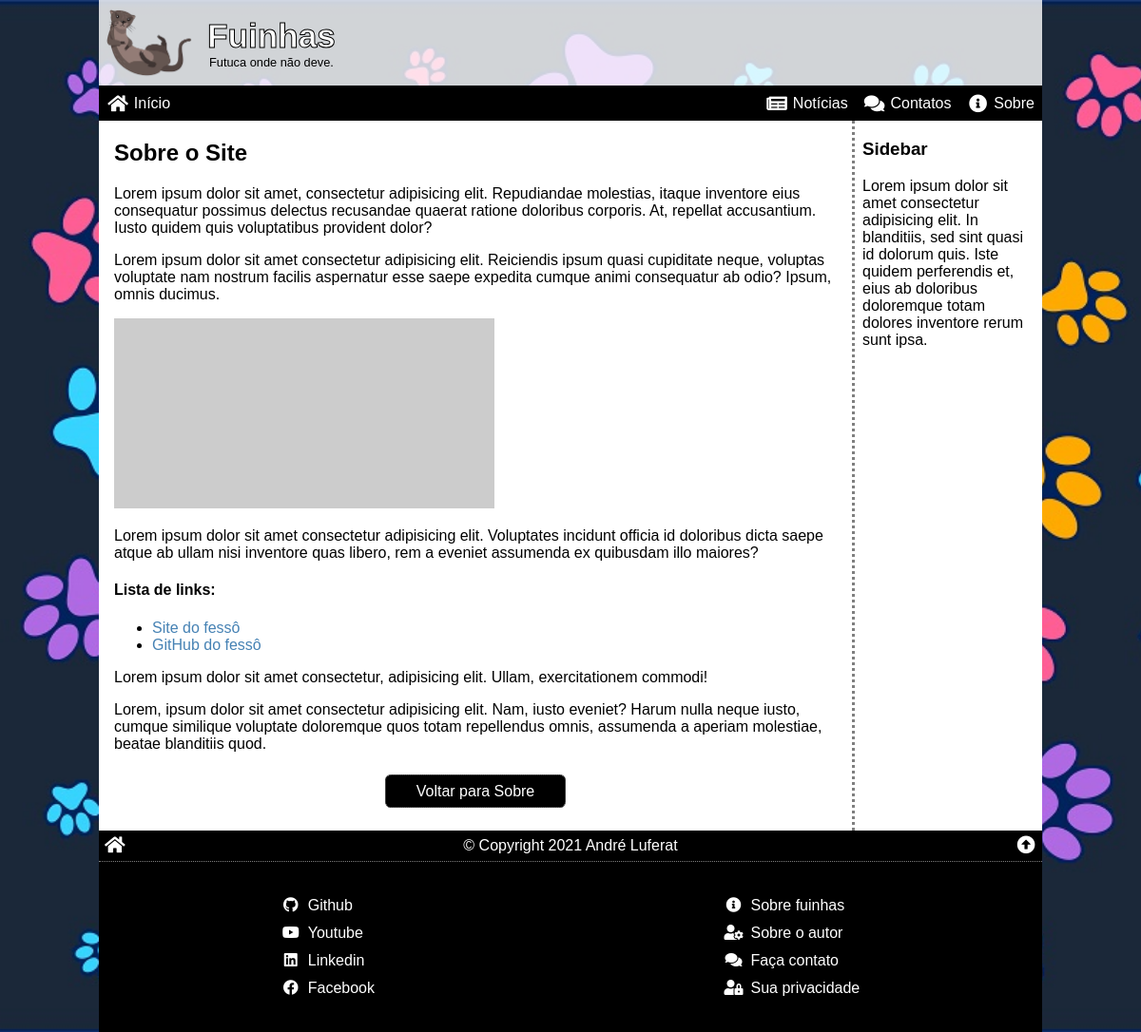
Screenshot of /abtview.php?1 with the database file from the repository.
### tables this page shows
CREATE TABLE about (
    abt_id INT PRIMARY KEY AUTO_INCREMENT,
    abt_order INT NOT NULL,
    abt_image VARCHAR(255) NOT NULL,
    abt_title VARCHAR(127) NOT NULL,
    abt_intro VARCHAR(255) NOT NULL,
    abt_text LONGTEXT NOT NULL,
    abt_status ENUM ('inativo', 'ativo') DEFAULT 'ativo'
);

### abtview.php (the view, shortened to what this page needs)
<?php
require_once ('_config.php');
$id = 0;
if (isset($_SERVER['QUERY_STRING'])) {
    $id = intval($_SERVER['QUERY_STRING']);
}
$sql = "
SELECT *
FROM `about`
WHERE abt_id = '{$id}' AND abt_status = 'ativo'
";
$res = $conn->query($sql);
$abt = $res->fetch_assoc();
$about = <<<HTML
<h2>{$abt['abt_title']}</h2>
{$abt['abt_text']}
<p class="btn-abts"><a href="/about.php">Voltar para Sobre</a></p>
HTML;
require_once ('_header.php');
?>
<article>
    <?php echo $about ?>
</article>
<aside>
    <h3>Sidebar</h3>
    <p>Lorem ipsum dolor sit amet consectetur adipisicing elit. In blanditiis, sed sint quasi id dolorum quis. Iste quidem perferendis et, eius ab doloribus doloremque totam dolores inventore rerum sunt ipsa.</p>
</aside>
<?php
require_once ('_footer.php');

### css/global.css (style rules this page uses)
* { box-sizing: border-box; outline: 0; }
html, body { position: relative; width: 100%; height: 100%; margin: 0; padding: 0; font-family: sans-serif; font-size: 16px; }
a { color: steelblue; text-decoration: none; transition: .2s; }
body { background-size: cover; background-repeat: no-repeat; background-color: darkgray; background-attachment: fixed; }
article { padding: 0 1rem; }
aside { padding: 0 0.5rem; border-top: 3px dotted grey; }
@media (min-width: 640px) { article { flex-grow: 2; } }
@media (min-width: 640px) { aside { border-top: none; border-left: 3px dotted grey; min-width: 200px; max-width: 200px; } }
img.flush { max-width: 100%; width: auto; height: auto; }

### css/abtview.css (style rules this page uses)
.btn-abts { text-align: center; margin: 2rem auto; }
.btn-abts a { color: white; padding: .5rem 2rem; background: rgb(0,0,0); border-radius: .4rem; border: 1px dotted grey; }

### rows the page displays
about: abt_title "Sobre o Site", abt_text "Lorem ipsum dolor sit amet, consectetur adipisicing elit. Repudiandae molestias, itaque inventore eius consequatur possimus delectus recusandae quaerat ratione doloribus corporis. At, repellat accusantium. Iusto quidem quis voluptatibus provident dolor? Lorem ipsum dolor sit amet consectetur adipisicing elit. Reiciendis ipsum quasi cupiditate neque, voluptas voluptate nam nostrum facilis aspernatur esse saepe expedita cumque animi consequatur ab odio? Ipsum, omnis ducimus. Lorem ipsum dolor sit amet consectetur adipisicing elit. Voluptates incidunt officia id doloribus dicta saepe atque ab ullam nisi inventore quas libero, rem a eveniet assumenda ex quibusdam illo maiores? Lista de links:…"

### other values shown
$T['siteName'] "Fuinhas"
$T['siteSlogan'] "Futuca onde não deve."
$siteYear "2021"
$T['siteOwner'] "André Luferat"
$socialFaceName "Github"
$socialFaceName "Youtube"
$socialFaceName "Linkedin"
$socialFaceName "Facebook"
lcfirst($T['siteFullName']) "fuinhas"
